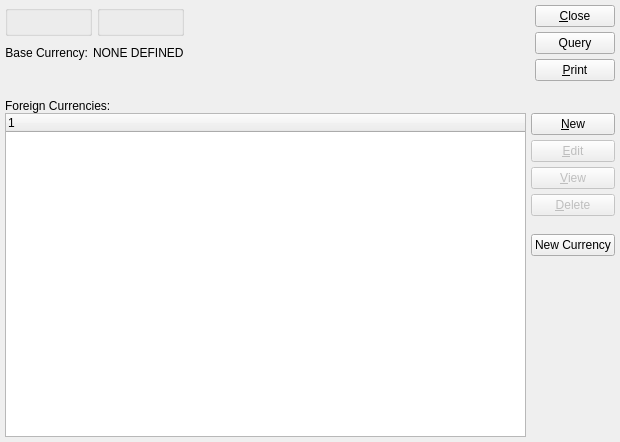
<?xml version="1.0" encoding="UTF-8"?>
<ui version="4.0">
 <comment>This file is part of the xTuple ERP: PostBooks Edition, a free and
open source Enterprise Resource Planning software suite,
Copyright (c) 1999-2011 by OpenMFG LLC, d/b/a xTuple.
It is licensed to you under the Common Public Attribution License
version 1.0, the full text of which (including xTuple-specific Exhibits)
is available at www.xtuple.com/CPAL.  By using this software, you agree
to be bound by its terms.</comment>
 <class>currencyConversions</class>
 <widget class="QWidget" name="currencyConversions">
  <property name="geometry">
   <rect>
    <x>0</x>
    <y>0</y>
    <width>620</width>
    <height>442</height>
   </rect>
  </property>
  <property name="minimumSize">
   <size>
    <width>365</width>
    <height>361</height>
   </size>
  </property>
  <property name="windowTitle">
   <string>List Currency Exchange Rates</string>
  </property>
  <layout class="QGridLayout" name="gridLayout_4">
   <item row="0" column="0">
    <layout class="QHBoxLayout" name="horizontalLayout_2">
     <item>
      <layout class="QGridLayout" name="gridLayout_3">
       <item row="0" column="0">
        <widget class="ParameterGroup" name="_queryParameters">
         <property name="title">
          <string/>
         </property>
         <property name="fixedSize">
          <bool>false</bool>
         </property>
        </widget>
       </item>
       <item row="0" column="1">
        <widget class="QGroupBox" name="_dateGroup">
         <property name="title">
          <string/>
         </property>
         <layout class="QGridLayout" name="gridLayout">
          <item row="0" column="0">
           <widget class="DateCluster" name="_dateCluster"/>
          </item>
         </layout>
        </widget>
       </item>
       <item row="1" column="0" colspan="2">
        <layout class="QHBoxLayout">
         <item>
          <widget class="QLabel" name="_currencyLiteral">
           <property name="text">
            <string>Base Currency:</string>
           </property>
           <property name="alignment">
            <set>Qt::AlignRight|Qt::AlignTrailing|Qt::AlignVCenter</set>
           </property>
          </widget>
         </item>
         <item>
          <widget class="QLabel" name="_baseCurrency">
           <property name="text">
            <string>NONE DEFINED</string>
           </property>
          </widget>
         </item>
         <item>
          <spacer name="spacer6">
           <property name="orientation">
            <enum>Qt::Horizontal</enum>
           </property>
           <property name="sizeType">
            <enum>QSizePolicy::Expanding</enum>
           </property>
           <property name="sizeHint" stdset="0">
            <size>
             <width>0</width>
             <height>20</height>
            </size>
           </property>
          </spacer>
         </item>
        </layout>
       </item>
       <item row="2" column="0" colspan="2">
        <widget class="QLabel" name="_exchSenseLit">
         <property name="alignment">
          <set>Qt::AlignCenter</set>
         </property>
        </widget>
       </item>
      </layout>
     </item>
     <item>
      <spacer name="horizontalSpacer">
       <property name="orientation">
        <enum>Qt::Horizontal</enum>
       </property>
       <property name="sizeHint" stdset="0">
        <size>
         <width>0</width>
         <height>20</height>
        </size>
       </property>
      </spacer>
     </item>
     <item>
      <layout class="QVBoxLayout" name="verticalLayout_3">
       <item>
        <widget class="QPushButton" name="_close">
         <property name="text">
          <string>&amp;Close</string>
         </property>
        </widget>
       </item>
       <item>
        <widget class="QPushButton" name="_query">
         <property name="text">
          <string>Query</string>
         </property>
         <property name="autoDefault">
          <bool>true</bool>
         </property>
        </widget>
       </item>
       <item>
        <widget class="QPushButton" name="_print">
         <property name="text">
          <string>&amp;Print</string>
         </property>
        </widget>
       </item>
       <item>
        <spacer name="verticalSpacer_2">
         <property name="orientation">
          <enum>Qt::Vertical</enum>
         </property>
         <property name="sizeType">
          <enum>QSizePolicy::Expanding</enum>
         </property>
         <property name="sizeHint" stdset="0">
          <size>
           <width>74</width>
           <height>13</height>
          </size>
         </property>
        </spacer>
       </item>
      </layout>
     </item>
    </layout>
   </item>
   <item row="1" column="0">
    <widget class="QFrame" name="_frame">
     <property name="sizePolicy">
      <sizepolicy hsizetype="Preferred" vsizetype="Expanding">
       <horstretch>0</horstretch>
       <verstretch>1</verstretch>
      </sizepolicy>
     </property>
     <property name="frameShape">
      <enum>QFrame::NoFrame</enum>
     </property>
     <property name="frameShadow">
      <enum>QFrame::Raised</enum>
     </property>
     <layout class="QGridLayout" name="gridLayout_2">
      <property name="margin">
       <number>0</number>
      </property>
      <item row="0" column="0">
       <layout class="QVBoxLayout" name="verticalLayout_2">
        <property name="spacing">
         <number>0</number>
        </property>
        <item>
         <widget class="QLabel" name="foreignCurrenciesTableLabel">
          <property name="enabled">
           <bool>true</bool>
          </property>
          <property name="text">
           <string>Foreign Currencies:</string>
          </property>
         </widget>
        </item>
        <item>
         <layout class="QHBoxLayout" name="horizontalLayout">
          <item>
           <widget class="XTreeWidget" name="_conversionRates">
            <property name="sizePolicy">
             <sizepolicy hsizetype="Expanding" vsizetype="Expanding">
              <horstretch>2</horstretch>
              <verstretch>0</verstretch>
             </sizepolicy>
            </property>
           </widget>
          </item>
          <item>
           <layout class="QVBoxLayout" name="verticalLayout">
            <item>
             <widget class="QPushButton" name="_new">
              <property name="enabled">
               <bool>true</bool>
              </property>
              <property name="text">
               <string>&amp;New</string>
              </property>
             </widget>
            </item>
            <item>
             <widget class="QPushButton" name="_edit">
              <property name="enabled">
               <bool>false</bool>
              </property>
              <property name="text">
               <string>&amp;Edit</string>
              </property>
             </widget>
            </item>
            <item>
             <widget class="QPushButton" name="_view">
              <property name="enabled">
               <bool>false</bool>
              </property>
              <property name="text">
               <string>&amp;View</string>
              </property>
             </widget>
            </item>
            <item>
             <widget class="QPushButton" name="_delete">
              <property name="enabled">
               <bool>false</bool>
              </property>
              <property name="text">
               <string>&amp;Delete</string>
              </property>
             </widget>
            </item>
            <item>
             <spacer name="verticalSpacer">
              <property name="orientation">
               <enum>Qt::Vertical</enum>
              </property>
              <property name="sizeType">
               <enum>QSizePolicy::Fixed</enum>
              </property>
              <property name="sizeHint" stdset="0">
               <size>
                <width>74</width>
                <height>13</height>
               </size>
              </property>
             </spacer>
            </item>
            <item>
             <widget class="QPushButton" name="_newCurrency">
              <property name="text">
               <string>New Currency</string>
              </property>
             </widget>
            </item>
            <item>
             <spacer name="spacer46">
              <property name="orientation">
               <enum>Qt::Vertical</enum>
              </property>
              <property name="sizeType">
               <enum>QSizePolicy::Expanding</enum>
              </property>
              <property name="sizeHint" stdset="0">
               <size>
                <width>21</width>
                <height>61</height>
               </size>
              </property>
             </spacer>
            </item>
           </layout>
          </item>
         </layout>
        </item>
       </layout>
      </item>
     </layout>
    </widget>
   </item>
  </layout>
 </widget>
 <layoutdefault spacing="5" margin="5"/>
 <pixmapfunction>qPixmapFromMimeSource</pixmapfunction>
 <customwidgets>
  <customwidget>
   <class>DateCluster</class>
   <extends>QWidget</extends>
   <header>datecluster.h</header>
  </customwidget>
  <customwidget>
   <class>ParameterGroup</class>
   <extends>QGroupBox</extends>
   <header>parametergroup.h</header>
  </customwidget>
  <customwidget>
   <class>XTreeWidget</class>
   <extends>QTreeWidget</extends>
   <header>xtreewidget.h</header>
   <container>1</container>
  </customwidget>
 </customwidgets>
 <tabstops>
  <tabstop>_queryParameters</tabstop>
  <tabstop>_dateCluster</tabstop>
  <tabstop>_conversionRates</tabstop>
  <tabstop>_close</tabstop>
  <tabstop>_query</tabstop>
  <tabstop>_print</tabstop>
  <tabstop>_new</tabstop>
  <tabstop>_edit</tabstop>
  <tabstop>_view</tabstop>
  <tabstop>_delete</tabstop>
  <tabstop>_newCurrency</tabstop>
 </tabstops>
 <includes>
  <include location="local">parameter.h</include>
 </includes>
 <resources/>
 <connections/>
</ui>
